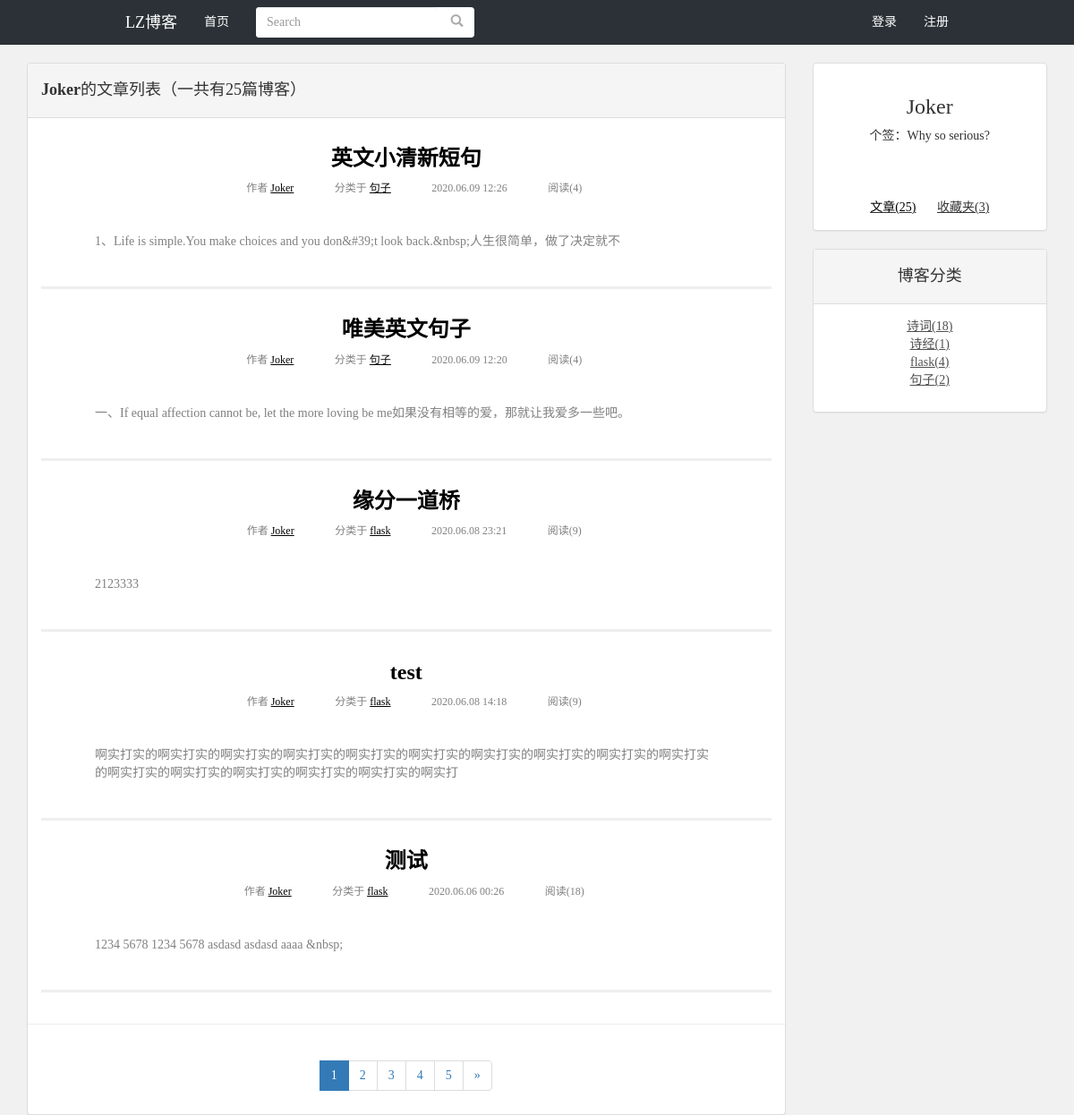
Screenshot of /blog/Joker with the database file from the repository.
### blog/models.py (models this page shows, shortened)
class Blog(models.Model):
    title=models.CharField(max_length=150,verbose_name='标题')
    blog_type=models.ForeignKey(BlogType,on_delete=models.DO_NOTHING,verbose_name='博客类型')
    content=RichTextUploadingField()
    author=models.ForeignKey(User,on_delete=models.DO_NOTHING,verbose_name='作者')
    created_time=models.DateTimeField(auto_now_add=True,verbose_name='创作时间')
    last_update_time=models.DateTimeField(auto_now=True,verbose_name='上次修改时间')
    def readnum_function(self):
        try:
            return self.readnum.read_num
        except Exception as e:
            return 0
    readnum_function.short_description='阅读量'
    class Meta:
        ordering=['-created_time']
        verbose_name='博客'
        verbose_name_plural=verbose_name

class BlogType(models.Model):
    type_name=models.CharField(max_length=20,verbose_name='博客类型')
    author=models.ForeignKey(User,on_delete=models.DO_NOTHING,verbose_name='作者')
    def __str__(self):
        return self.type_name
    class Meta:
        verbose_name='博客类型'
        verbose_name_plural=verbose_name

class ReadNum(models.Model):
    read_num=models.IntegerField(default=0,verbose_name='阅读量')
    blog=models.OneToOneField(Blog,on_delete=models.CASCADE,verbose_name='博客')
    class Meta:
        verbose_name='阅读量'
        verbose_name_plural=verbose_name

### userInfo/models.py (models this page shows)
class UserInfo(models.Model):
    user=models.OneToOneField(User,on_delete=models.DO_NOTHING,verbose_name='用户')
    code=models.CharField(max_length=20,verbose_name='验证码')
    introduction=models.TextField(verbose_name='简介')
    class Meta:
        verbose_name='用户信息'
        verbose_name_plural=verbose_name

### blog/views.py (the view)
# urls.py: path('<username>',views.blog_list,name='blog_list'),
def blog_list(request,username):
    page_num=request.GET.get('page',1)#获取页面参数(request.GET是字典)，page_num是字符串
    user=User.objects.get(username=username)
    blogs_all_list=Blog.objects.filter(author=user)
    paginator=Paginator(blogs_all_list,5)#每5个进行分页
    page_of_blogs=paginator.get_page(page_num)
    blog_types=BlogType.objects.filter(author=user)
    my_blog_types=[]
    for blog_type in blog_types:# 添加每种类型对应的博客数量，利用python可以临时添加实例变量和类变量的属性
        blog_type.blog_count = Blog.objects.filter(blog_type=blog_type).count()
        my_blog_types.append(blog_type)
    context={}
    context['page_of_blogs']=page_of_blogs
    context['blog_types']=my_blog_types
    context['author']=username
    context['introduction']=UserInfo.objects.get(user=user).introduction
    context['blogs_number']=blogs_all_list.count()
    context['stars_number']=Star.objects.filter(user=user).count()
    return render(request,'blog_list.html',context)

### blog/templates/blog_list.html (shortened to what this page needs)
{% extends 'base.html' %}
{% block content %}
	<link rel="stylesheet" href="/static/blog/blog_list.css">
	<div class="container">
		<div class="row">
			<div class="col-sm-9 col-lg-9">
				<div class="panel panel-default">
					<div class="panel-heading"><h4>{% block blog_list_title %}<strong>{{ author }}</strong>的文章列表（一共有{{page_of_blogs.paginator.count}}篇博客）{% endblock %}</h4></div>
					<div class="panel-body" style="padding-top:0px">
						{% for blog in page_of_blogs.object_list %}
						<div class="blog">
						<h3  class="text-center"><a href="/blog/articles/{{blog.id}}">{{blog.title}}</a></h3>
						<ul class="blog-info-discription">
							<li>作者 <a href="{% url 'blog_list' blog.author %}">{{blog.author}}</a></li>
							<li>分类于 <a href="/blog/type/{{blog.blog_type.pk}}">{{blog.blog_type}}</a></li>
							<li>{{blog.created_time|date:"Y.m.d H:i"}}</li>
							<li>阅读({{blog.readnum_function}})</li>
						</ul>
						<p>{{blog.content|striptags|truncatechars:80}}</p>
						</div>
						{% empty %}
						<div class="blog">
							<h3>暂无博客......</h3>
						</div>
						{% endfor %}
					</div>
					<hr>
					<nav aria-label="Page navigation" class="text-center">
					  <ul class="pagination">
						{% for page_num in page_of_blogs.paginator.page_range %}
							{% if page_num == page_of_blogs.number %}
							<li class="active"><span>{{page_num}}</span></li>
							{% else %}
							<li><a href="?page={{page_num}}">{{page_num}}</a></li>
							{% endif %}
						{% endfor %}
						<li>
						{%if page_of_blogs.has_next %}
						  <a href="?page={{page_of_blogs.next_page_number}}" aria-label="Next">
							<span aria-hidden="true">&raquo;</span>
						  </a>
						{% endif %}
						</li>
					  </ul>
					</nav>
				</div>
			</div>
			<div class="col-sm-3 col-lg-3">
				<div class="panel panel-default" id="blog-list-usr-inf">
					<div class="panel-body text-center">
						<h3>{{ author }}</h3>
						<p >个签：{{introduction}}</p>
						<div id="blog-list-usr-menu">
							<span><a  href="{% url 'blog_list' author %}">文章({{blogs_number}})</a></span>
							<span>收藏夹({{stars_number}})</span>
						</div>
					</div>
				</div>
			</div>
			<div class="col-sm-3 col-lg-3">
				<div class="panel panel-default" >
					<div class="panel-heading"><h4 class="text-center">博客分类</h4></div>
					<div class="panel-body">
						<ul class="blog-types">
						{% for blog_type in blog_types %}
						<li><a href="/blog/type/{{blog_type.pk}}">{{blog_type}}({{blog_type.blog_count}})</a></li>
						{% empty %}
						<li>暂无分类</li>
						{% endfor %}
						</ul>
					</div>
				</div>
			</div>
		</div>
	</div>
{% endblock %}

### static/base.css (style rules this page uses)
* { margin:0; padding:0; font-family:"微软雅黑"; }
html,body { height: 100%; }
body { margin-top:70px!important; background-color: rgb(241,241,241); }
.h1, .h2, .h3, .h4, .h5, .h6, h1, h2, h3, h4, h5, h6 { font-family: inherit; font-weight: 500; line-height: 1.1; color: inherit; }
.blog { padding: 20px; }
.blog h3 { font-weight: 700; }
.blog-types li { text-align: center; }
.blog-types li a { color: rgb(80,80,80); }
a { color: black; }
.blog-info-discription a,.comment a,#blog-div a,.blog-types a { text-decoration:underline; }
.blog-info-discription { text-align: center; }
.blog-info-discription li { color: rgb(128,128,128); font-size:12px; margin-left: 30px; }
.blog p { margin: 40px; color: rgb(128,128,128); }
#blog-list-usr-menu { margin-top: 60px; }
#blog-list-usr-menu span { margin:0 10px ; text-decoration: underline; }

### static/blog/blog_list.css (style rules this page uses)
ul.blog-types { list-style-type:none; }
div.blog { margin-bottom:0; padding-bottom:0; border-bottom:3px solid #eee; }
div.blog h3 { margin-top:0.5em; }
ul.blog-info-discription { list-style-type:none; margin-bottom:2em; }
ul.blog-info-discription li { display:inline-block; margin-right:1em; }

### rows the page displays
Blog: title "英文小清新短句", author "Joker", blog_type "句子", created_time "2020.06.09 12:26", readnum_function "4", content "1、Life is simple.You make choices and you don&#39;t look back.&nbsp;人生很简单，做了决定就不"
Blog: title "唯美英文句子", author "Joker", blog_type "句子", created_time "2020.06.09 12:20", readnum_function "4", content "一、If equal affection cannot be, let the more loving be me如果没有相等的爱，那就让我爱多一些吧。"
Blog: title "缘分一道桥", author "Joker", blog_type "flask", created_time "2020.06.08 23:21", readnum_function "9", content "2123333"
Blog: title "test", author "Joker", blog_type "flask", created_time "2020.06.08 14:18", readnum_function "9", content "啊实打实的啊实打实的啊实打实的啊实打实的啊实打实的啊实打实的啊实打实的啊实打实的啊实打实的啊实打实的啊实打实的啊实打实的啊实打实的啊实打实的啊实打实的啊实打"
Blog: title "测试", author "Joker", blog_type "flask", created_time "2020.06.06 00:26", readnum_function "18", content "1234 5678 1234 5678 asdasd asdasd aaaa &nbsp;"
UserInfo: introduction "Why so serious?"
BlogType: type_name "诗词", blog_count "18"
BlogType: type_name "诗经", blog_count "1"
BlogType: type_name "flask", blog_count "4"
BlogType: type_name "句子", blog_count "2"

### other values shown
{{ author }} "Joker"
{{ page_of_blogs.paginator.count }} "25"
{{ page_num }} "1"
{{ page_num }} "2" "3" "4" "5"
{{ blogs_number }} "25"
{{ stars_number }} "3"
